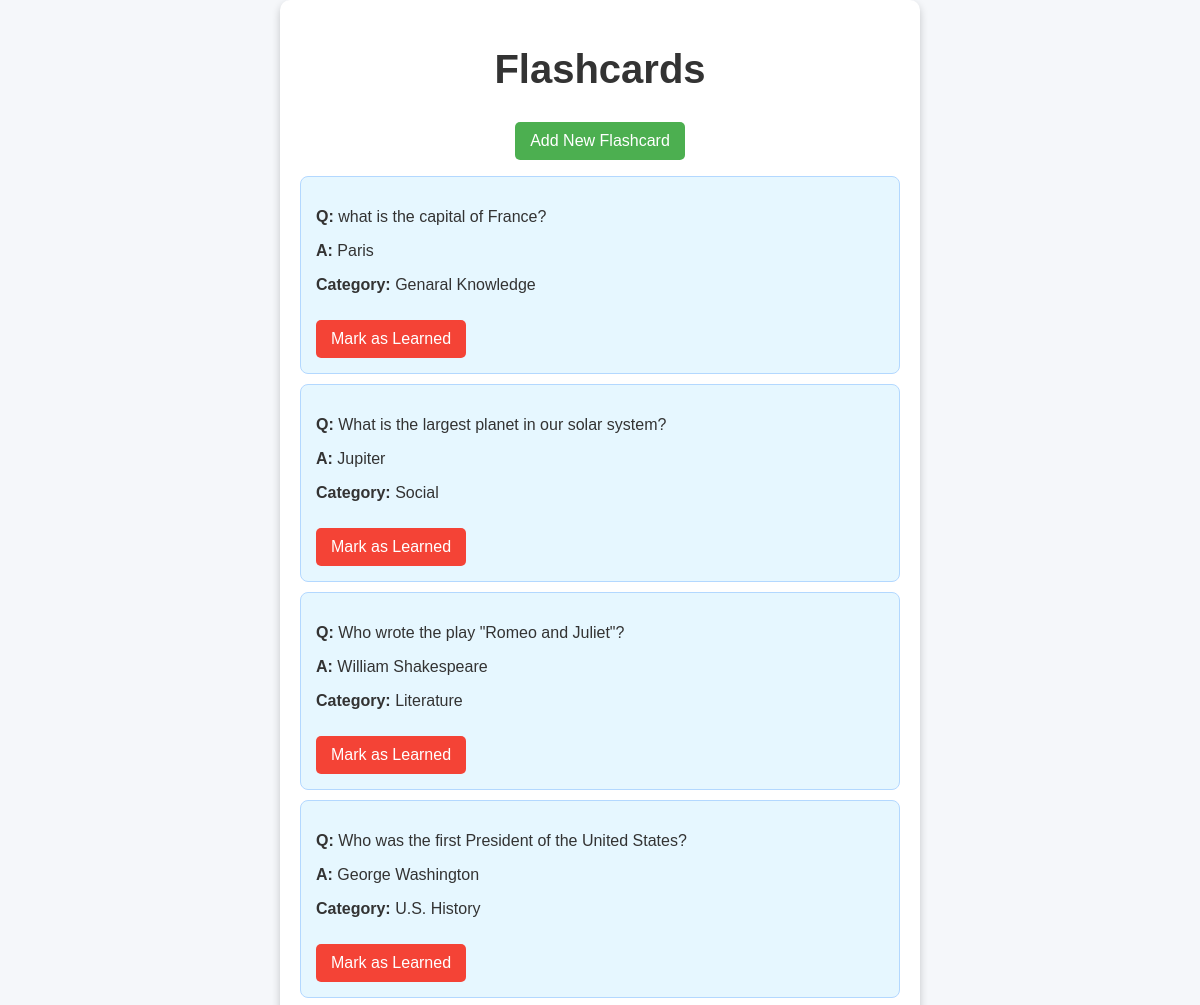
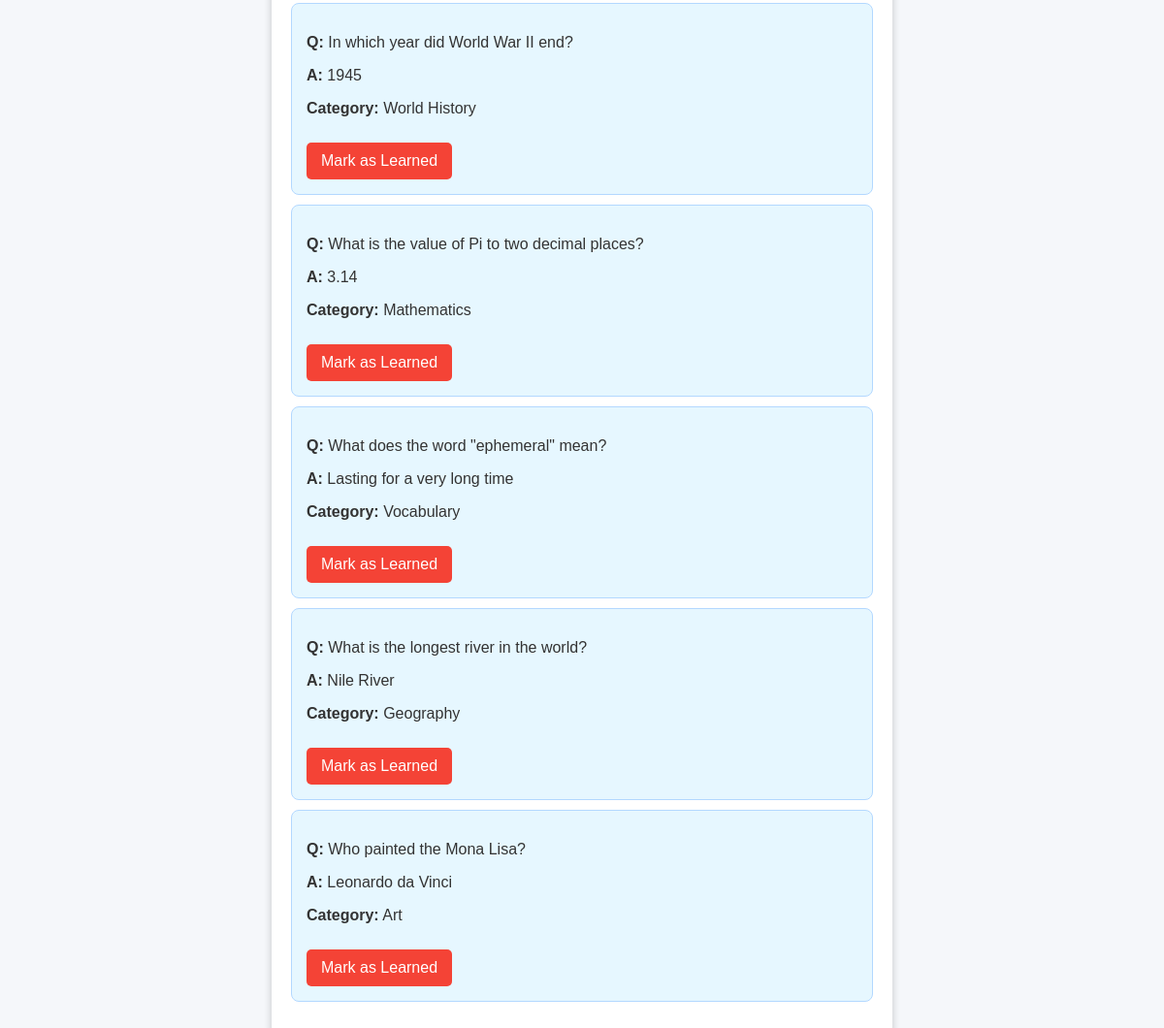
The page /home on the database its author committed (2 pictures, top to bottom).
### tables this page shows
CREATE TABLE flashcards (
            id INTEGER PRIMARY KEY AUTOINCREMENT,
            question TEXT NOT NULL,
            answer TEXT NOT NULL,
            category TEXT NOT NULL,
            is_learned INTEGER DEFAULT 0
        );

### app.py (the view)
@app.route('/home')
def home():
    conn = sqlite3.connect(DATABASE)
    cursor = conn.cursor()
    cursor.execute('SELECT * FROM flashcards')
    cards = cursor.fetchall()
    conn.close()
    return render_template('home.html', cards=cards)

### templates/home.html (shortened to what this page needs)
<!DOCTYPE html>
<html lang="en">
<head>
    <link rel="stylesheet" href="{{ url_for('static', filename='style.css') }}">
</head>
<body>
    <div class="container">
        <h1>Flashcards</h1>
        <a href="/add" class="btn add-btn">Add New Flashcard</a>
        <ul>
            {% for card in cards %}
            <li class="card">
                <p><strong>Q:</strong> {{ card[1] }}</p>
                <p><strong>A:</strong> {{ card[2] }}</p>
                <p><strong>Category:</strong> {{ card[3] }}</p>
                <a href="/mark/{{ card[0] }}" class="btn mark-btn">Mark as Learned</a>
            </li>
            {% endfor %}
        </ul>
    </div>
</body>
</html>

### static/style.css (style rules this page uses)
body { font-family: 'Arial', sans-serif; background-color: #f5f7fa; color: #333; margin: 0; padding: 0; display: flex; justify-content: center; align-items: center; min-height: 100vh; }
.container { text-align: center; width: 90%; max-width: 600px; margin: auto; background: #fff; padding: 20px; box-shadow: 0 4px 8px rgba(0, 0, 0, 0.2); border-radius: 10px; }
h1 { font-size: 2.5em; color: #333; margin-bottom: 20px; }
ul { list-style-type: none; padding: 0; }
.card { background-color: #e6f7ff; border: 1px solid #b3d8ff; padding: 15px; margin: 10px 0; border-radius: 8px; text-align: left; }
.btn { text-decoration: none; padding: 10px 15px; border: none; border-radius: 5px; font-size: 1em; cursor: pointer; margin-top: 10px; display: inline-block; }
.add-btn { background-color: #4caf50; color: #fff; }
.mark-btn { background-color: #f44336; color: #fff; }

### rows shown on the page
flashcards: question "what is the capital of France?", answer "Paris", category "Genaral Knowledge"
flashcards: question "What is the largest planet in our solar system?", answer "Jupiter", category "Social"
flashcards: question "Who wrote the play \"Romeo and Juliet\"?", answer "William Shakespeare", category "Literature"
flashcards: question "Who was the first President of the United States?", answer "George Washington", category "U.S. History"
flashcards: question "In which year did World War II end?", answer "1945", category "World History"
flashcards: question "What is the value of Pi to two decimal places?", answer "3.14", category "Mathematics"
flashcards: question "What does the word \"ephemeral\" mean?", answer "Lasting for a very long time", category "Vocabulary"
flashcards: question "What is the longest river in the world?", answer "Nile River", category "Geography"
flashcards: question "Who painted the Mona Lisa?", answer "Leonardo da Vinci", category "Art"
